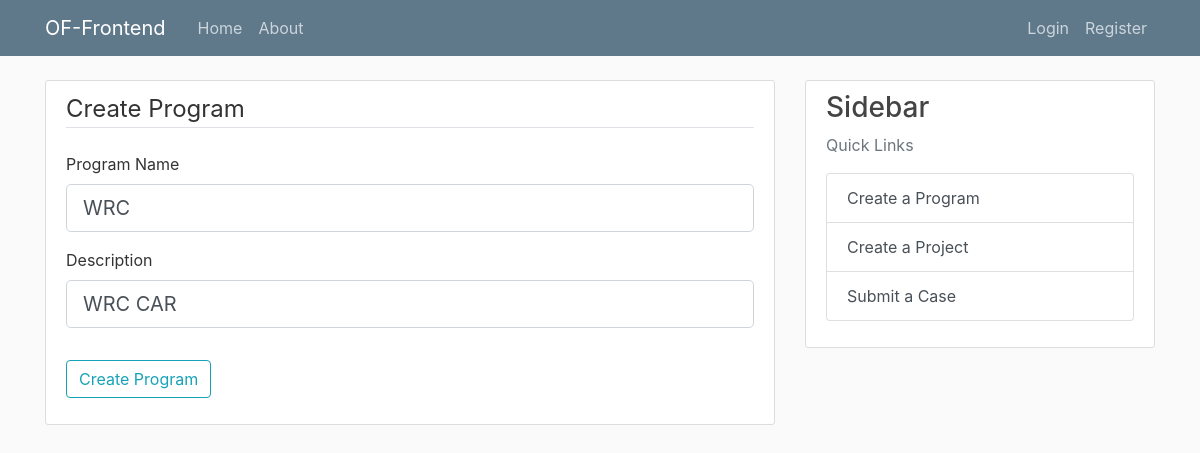
/program/1/update/, run on an earlier commit of the app's database.
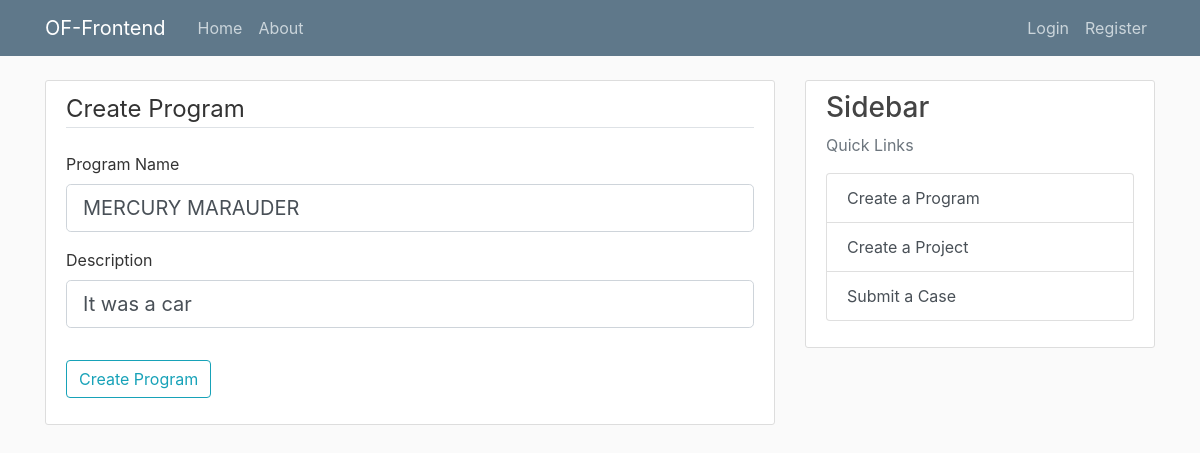
And on a later commit of the database.
### flask_website/models.py (models this page shows, shortened)
class Program(db.Model):
    __tablename__ = "program"
    id = db.Column(db.Integer, primary_key=True)
    name = db.Column(db.String(20), unique=True, nullable=False)
    description = db.Column(db.Text, unique=False, nullable=False)
    created_date = db.Column(db.DateTime, nullable=False, default=datetime.utcnow)
    created_by = db.Column(db.Integer, db.ForeignKey("user.id"), nullable=False)
    project = db.relationship("Project", back_populates="program")  # forward

### flask_website/routes.py (the view)
@login_required
@app.route("/program/<int:program_id>/update/", methods=["GET", "POST"])
def update_program(program_id):
    program = Program.query.get_or_404(program_id)
    form = CreateProgramForm()
    if form.validate_on_submit():
        program.name = form.name.data
        program.description = form.description.data
        db.session.commit()
        flash("Your Program has been updated")
        return redirect(url_for("program", program_id=program_id))
    elif request.method == "GET":
        form.name.data = program.name
        form.description.data = program.description
        return render_template(
            "create_program.html",
            title="Edit a Program",
            form=form,
            legend="Update Program",
        )

### flask_website/forms.py (shortened to what this page needs)
class CreateProgramForm(FlaskForm):
    name = StringField(
        "Program Name", validators=[DataRequired(), Length(min=2, max=20)]
    )
    description = StringField("Description", validators=[DataRequired()])
    submit = SubmitField("Create Program")

### flask_website/templates/create_program.html (shortened to what this page needs)
{% extends "layout.html" %}
{% block content %}
    <div class="content-section">
        <form method="POST" action="">
            <fieldset class="form-group">
                <legend class="border-bottom mb-4">Create Program</legend>
                <div class="form-group">
                    {{ form.name.label(class="form-control-label") }}
                    {% if form.name.errors %}
                        {{ form.name(class="form-control form-control-lg is-invalid") }}
                        <div class="invalid-feedback">
                            {% for error in form.name.errors %}
                                <span>{{ error }}</span>
                            {% endfor %}
                        </div>
                    {% else %}
                        {{ form.name(class="form-control form-control-lg") }}
                    {% endif %}
                </div>
                <div class="form-group">
                    {{ form.description.label(class="form-control-label") }}
                    {% if form.description.errors %}
                        {{ form.description(class="form-control form-control-lg is-invalid") }}
                        <div class="invalid-feedback">
                            {% for error in form.description.errors %}
                                <span>{{ error }}</span>
                            {% endfor %}
                        </div>
                    {% else %}
                        {{ form.description(class="form-control form-control-lg") }}
                    {% endif %}
                </div>
            </fieldset>
            <div class="form-group">
                {{ form.submit(class="btn btn-outline-info") }}
            </div>
        </form>
    </div>
{% endblock content %}

What changed in the data, as far as the page shows it:
changed Program: name "WRC" → "MERCURY MARAUDER"; description "WRC CAR" → "It was a car"
